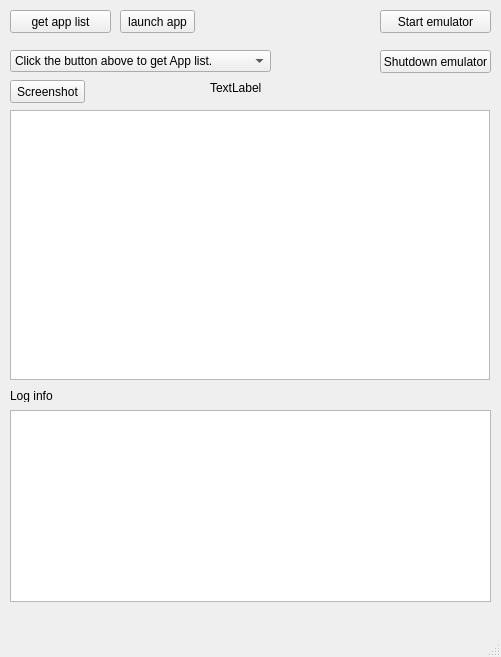
<?xml version="1.0" encoding="UTF-8"?>
<ui version="4.0">
 <class>MainWindow</class>
 <widget class="QMainWindow" name="MainWindow">
  <property name="geometry">
   <rect>
    <x>0</x>
    <y>0</y>
    <width>501</width>
    <height>657</height>
   </rect>
  </property>
  <property name="windowTitle">
   <string>MainWindow</string>
  </property>
  <widget class="QWidget" name="centralwidget">
   <widget class="QPushButton" name="start_button">
    <property name="geometry">
     <rect>
      <x>380</x>
      <y>10</y>
      <width>111</width>
      <height>23</height>
     </rect>
    </property>
    <property name="text">
     <string>Start emulator</string>
    </property>
   </widget>
   <widget class="QPushButton" name="get_app_button">
    <property name="geometry">
     <rect>
      <x>10</x>
      <y>10</y>
      <width>101</width>
      <height>23</height>
     </rect>
    </property>
    <property name="text">
     <string>get app list</string>
    </property>
   </widget>
   <widget class="QComboBox" name="app_combo_box">
    <property name="geometry">
     <rect>
      <x>10</x>
      <y>50</y>
      <width>261</width>
      <height>22</height>
     </rect>
    </property>
    <property name="currentText">
     <string>Click the button above to get App list.</string>
    </property>
    <property name="currentIndex">
     <number>0</number>
    </property>
    <item>
     <property name="text">
      <string>Click the button above to get App list.</string>
     </property>
    </item>
   </widget>
   <widget class="QPushButton" name="launch_app_button">
    <property name="geometry">
     <rect>
      <x>120</x>
      <y>10</y>
      <width>75</width>
      <height>23</height>
     </rect>
    </property>
    <property name="text">
     <string>launch app</string>
    </property>
   </widget>
   <widget class="QPushButton" name="shutdown_button">
    <property name="geometry">
     <rect>
      <x>380</x>
      <y>50</y>
      <width>111</width>
      <height>23</height>
     </rect>
    </property>
    <property name="text">
     <string>Shutdown emulator</string>
    </property>
   </widget>
   <widget class="QPushButton" name="screenshot_button">
    <property name="geometry">
     <rect>
      <x>10</x>
      <y>80</y>
      <width>75</width>
      <height>23</height>
     </rect>
    </property>
    <property name="text">
     <string>Screenshot</string>
    </property>
   </widget>
   <widget class="QGraphicsView" name="screenshot_view">
    <property name="geometry">
     <rect>
      <x>10</x>
      <y>110</y>
      <width>480</width>
      <height>270</height>
     </rect>
    </property>
   </widget>
   <widget class="QLabel" name="label">
    <property name="geometry">
     <rect>
      <x>10</x>
      <y>390</y>
      <width>54</width>
      <height>12</height>
     </rect>
    </property>
    <property name="text">
     <string>Log info</string>
    </property>
   </widget>
   <widget class="QTextBrowser" name="log_text_browser">
    <property name="geometry">
     <rect>
      <x>10</x>
      <y>410</y>
      <width>481</width>
      <height>192</height>
     </rect>
    </property>
   </widget>
   <widget class="QLabel" name="status_label">
    <property name="geometry">
     <rect>
      <x>210</x>
      <y>80</y>
      <width>111</width>
      <height>16</height>
     </rect>
    </property>
    <property name="text">
     <string>TextLabel</string>
    </property>
   </widget>
  </widget>
  <widget class="QMenuBar" name="menubar">
   <property name="geometry">
    <rect>
     <x>0</x>
     <y>0</y>
     <width>501</width>
     <height>22</height>
    </rect>
   </property>
  </widget>
  <widget class="QStatusBar" name="statusbar"/>
 </widget>
 <resources/>
 <connections/>
</ui>
